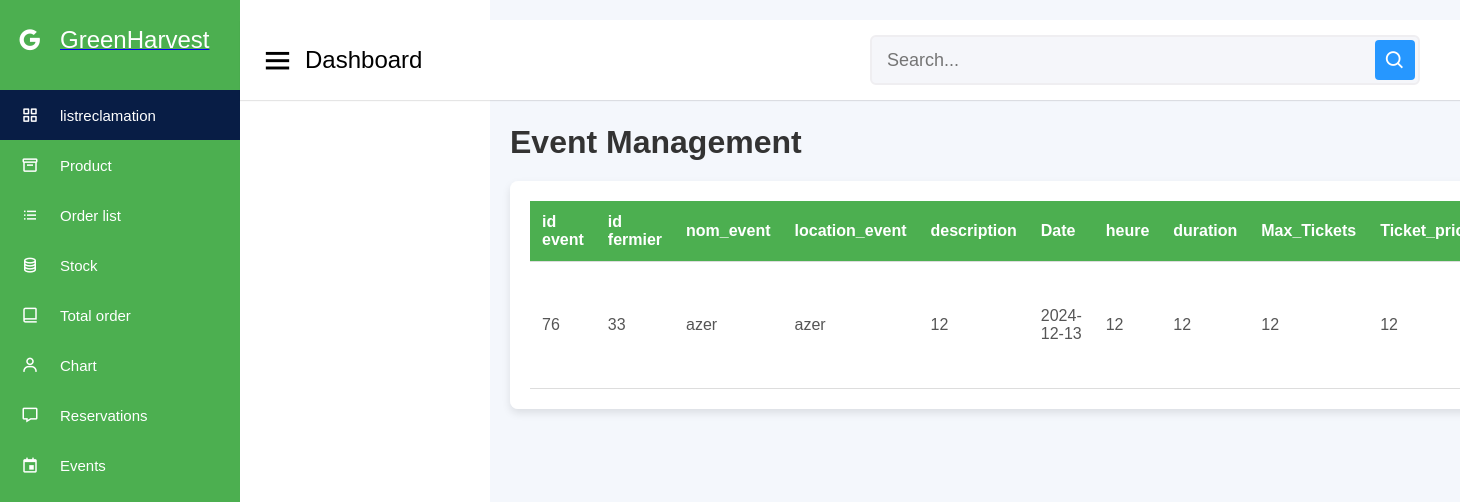
Page /view/backoff/eventlist.php on the earlier database version.
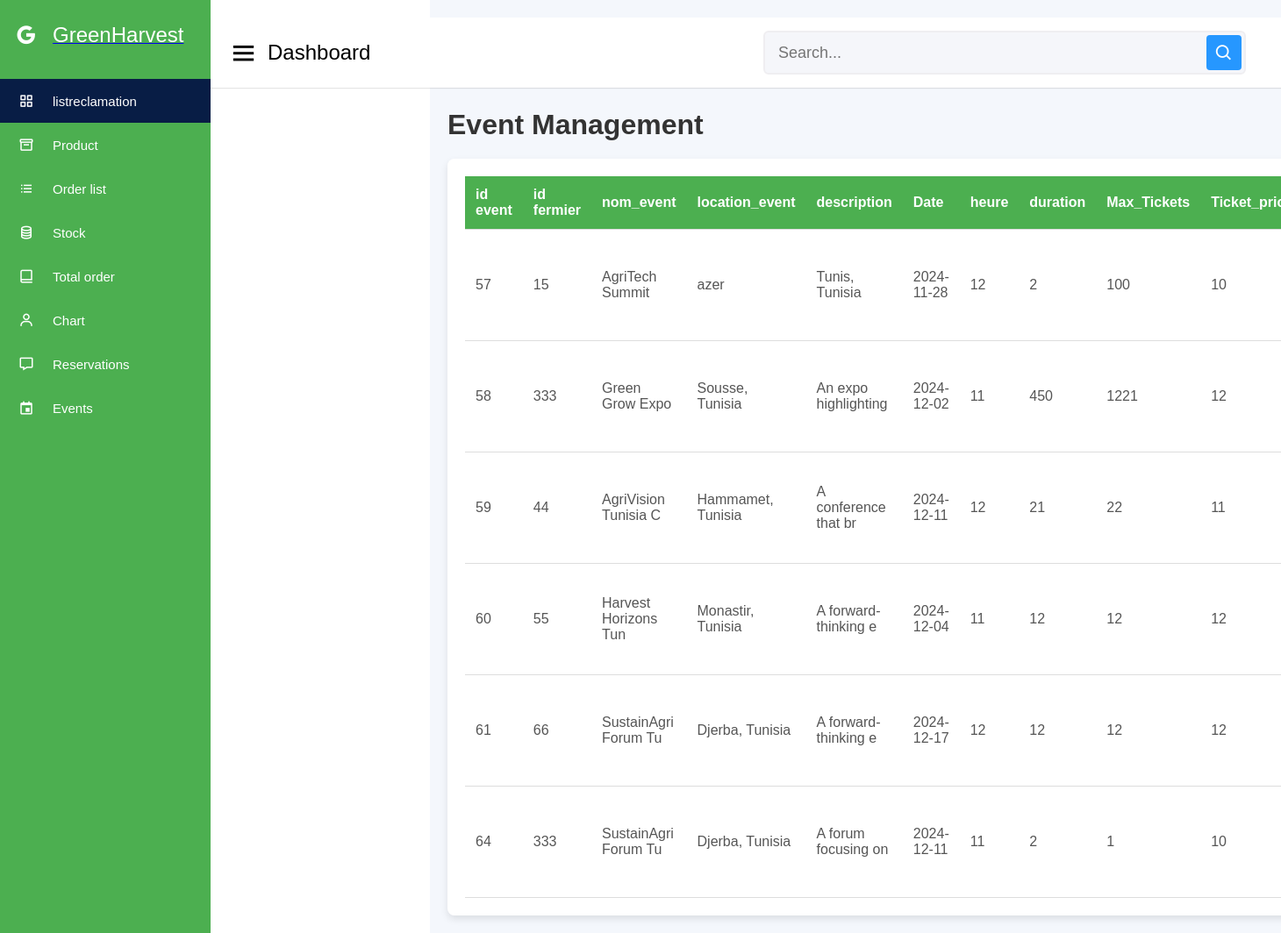
Same page on the later database version.
### tables this page shows
CREATE TABLE `event` (
  `id_event` int(11) NOT NULL,
  `id_fermier` int(11) NOT NULL,
  `nom_event` varchar(20) NOT NULL,
  `location_event` varchar(20) NOT NULL,
  `describtion` varchar(20) NOT NULL,
  `Date` date NOT NULL,
  `heure` varchar(10) NOT NULL,
  `duration` varchar(10) NOT NULL,
  `Max_Tickets` int(11) NOT NULL,
  `Ticket_price` float NOT NULL,
  `Status` tinyint(1) NOT NULL,
  `image_url` varchar(255) DEFAULT NULL
);

### Controller/eventC.php (called while the page is built, shortened)
<?php
class eventController {
    public function listevent() {
        $sql = "SELECT * FROM event";
        $db = config::getConnexion();
        try {
            $liste = $db->query($sql);
            return $liste;
        } catch (Exception $e) {
            die('Error: ' . $e->getMessage());
        }
    }
}

### view/backoff/eventlist.php (the view, shortened to what this page needs)
<!DOCTYPE html>
<html lang="en" dir="ltr">
  <head>
    <link rel="stylesheet" href="dash.css" />
    <link
      href="https://unpkg.com/boxicons@2.0.7/css/boxicons.min.css"
      rel="stylesheet"
    />
  </head>
  <body>
    <div class="sidebar">
      <div class="logo-details">
        <i class="bx bxl-google"></i>
        <a href="../frontoff/home.html" class="logo-link">
          <span class="logo_name">GreenHarvest</span>
        </a>
      </div>
      <ul class="nav-links">
        <li>
        <a href="listreclamation.php" class="active">
            <i class="bx bx-grid-alt"></i>
            <span class="links_name">listreclamation</span>
          </a>
        </li>
        <li>
          <a href="#">
            <i class="bx bx-box"></i>
            <span class="links_name">Product</span>
          </a>
        </li>
        <li>
          <a href="#">
            <i class="bx bx-list-ul"></i>
            <span class="links_name">Order list</span>
          </a>
        </li>
        <li>
          <a href="#">
            <i class="bx bx-coin-stack"></i>
            <span class="links_name">Stock</span>
          </a>
        </li>
        <li>
          <a href="#">
            <i class="bx bx-book-alt"></i>
            <span class="links_name">Total order</span>
          </a>
        </li>
        <li>
          <a href="chart.php">
            <i class="bx bx-user"></i>
            <span class="links_name">Chart</span>
          </a>
        </li>
        <li>
          <a href="reser.php">
            <i class="bx bx-message"></i>
            <span class="links_name">Reservations</span>
          </a>
        </li>
        <li>
          <a href="eventlist.php">
            <i class="bx bx-calendar-event"></i>
            <span class="links_name">Events</span>
          </a>
        </li>
      </ul>
    </div>
    <section class="home-section">
      <nav>
        <div class="sidebar-button">
          <i class="bx bx-menu sidebarBtn"></i>
          <span class="dashboard">Dashboard</span>
        </div>
        <div class="search-box">
          <input type="text" placeholder="Search..." />
          <i class="bx bx-search"></i>
        </div>
      </nav>
      <div class="home-content">
        <h1>Event Management</h1>
        <div class="table-container">
          <table>
            <thead>
              <tr>
                <th>id event</th>
                <th>id fermier</th>
                <th>nom_event</th>
                <th>location_event</th>
                <th>description</th>
                <th>Date</th>
                <th>heure</th>
                <th>duration</th>
                <th>Max_Tickets</th>
                <th>Ticket_price</th>
              </tr>
            </thead>
            <tbody>
              <?php
              include '../../Controller/eventC.php';
              $eventC = new eventController();
              $list = $eventC->listevent();
              foreach ($list as $event) {
              ?>
                <tr>
                  <td><?= $event['id_event']; ?></td>
                  <td><?= $event['id_fermier']; ?></td>
                  <td><?= $event['nom_event']; ?></td>
                  <td><?= $event['location_event']; ?></td>
                  <td><?= $event['describtion']; ?></td>
                  <td><?= $event['Date']; ?></td>
                  <td><?= $event['heure']; ?></td>
                  <td><?= $event['duration']; ?></td>
                  <td><?= $event['Max_Tickets']; ?></td>
                  <td><?= $event['Ticket_price']; ?></td>
                </tr>
              <?php } ?>
            </tbody>
          </table>
        </div>
      </div>
    </section>
  </body>
</html>

### view/backoff/dash.css (style rules this page uses)
* { margin: 0; padding: 0; box-sizing: border-box; font-family: 'Poppins', sans-serif; }
.sidebar { position: fixed; height: 100%; width: 240px; background: #4caf50;; transition: all 0.5s ease; }
.sidebar .logo-details { height: 80px; display: flex; align-items: center; }
.sidebar .logo-details i { font-size: 28px; font-weight: 500; color: #fff; min-width: 60px; text-align: center }
.sidebar .logo-details .logo_name { color: #fff; font-size: 24px; font-weight: 500; }
.sidebar .nav-links { margin-top: 10px; }
.sidebar .nav-links li { position: relative; list-style: none; height: 50px; }
.sidebar .nav-links li a { height: 100%; width: 100%; display: flex; align-items: center; text-decoration: none; transition: all 0.4s ease; }
.sidebar .nav-links li a.active { background: #081D45; }
.sidebar .nav-links li i { min-width: 60px; text-align: center; font-size: 18px; color: #fff; }
.sidebar .nav-links li a .links_name { color: #fff; font-size: 15px; font-weight: 400; white-space: nowrap; }
.home-section { position: relative; background: #f5f5f5; min-height: 100vh; width: calc(100% - 240px); left: 240px; transition: all 0.5s ease; }
.home-section nav { display: flex; justify-content: space-between; height: 80px; background: #fff; display: flex; align-items: center; position: fixed; width: calc(100% - 240px); left: 240px; z-index: 100; padding: 0 20px; box-shadow: 0 1px 1px rgba(0, 0, 0, 0.1); transition: all 0.5s ease; }
.home-section nav .sidebar-button { display: flex; align-items: center; font-size: 24px; font-weight: 500; }
nav .sidebar-button i { font-size: 35px; margin-right: 10px; }
.home-section nav .search-box { position: relative; height: 50px; max-width: 550px; width: 100%; margin: 0 20px; }
nav .search-box input { height: 100%; width: 100%; outline: none; background: #F5F6FA; border: 2px solid #EFEEF1; border-radius: 6px; font-size: 18px; padding: 0 15px; }
nav .search-box .bx-search { position: absolute; height: 40px; width: 40px; background: #2697FF; right: 5px; top: 50%; transform: translateY(-50%); border-radius: 4px; line-height: 40px; text-align: center; color: #fff; font-size: 22px; transition: all 0.4 ease; }
.home-section .home-content { position: relative; padding-top: 104px; }

### view/backoff/eventlist.php (style rules this page uses)
* { margin: 0; padding: 0; box-sizing: border-box; font-family: Arial, sans-serif; }
.home-section { margin-left: 250px; padding: 20px; background-color: #f4f7fc; }
.home-content h1 { font-size: 32px; margin-bottom: 20px; color: #333; }
.table-container { width: 100%; overflow-x: auto; background-color: white; border-radius: 8px; box-shadow: 0 4px 8px rgba(0, 0, 0, 0.1); padding: 20px; }
table { width: 100%; border-collapse: collapse; }
th, td { padding: 12px; text-align: left; border-bottom: 1px solid #ddd; }
th { background-color: #4caf50; color: white; font-weight: bold; }
td { color: #555; }

Differences in the rows shown:
removed event: id_event "76", id_fermier "33", nom_event "azer", location_event "azer", describtion "12", Date "2024-12-13", heure "12", duration "12", Max_Tickets "12", Ticket_price "12"
added event: id_event "57", id_fermier "15", nom_event "AgriTech Summit", location_event "azer", describtion "Tunis, Tunisia", Date "2024-11-28", heure "12", duration "2", Max_Tickets "100", Ticket_price "10"
added event: id_event "58", id_fermier "333", nom_event "Green Grow Expo", location_event "Sousse, Tunisia", describtion "An expo highlighting", Date "2024-12-02", heure "11", duration "450", Max_Tickets "1221", Ticket_price "12"
added event: id_event "59", id_fermier "44", nom_event "AgriVision Tunisia C", location_event "Hammamet, Tunisia", describtion "A conference that br", Date "2024-12-11", heure "12", duration "21", Max_Tickets "22", Ticket_price "11"
added event: id_event "60", id_fermier "55", nom_event "Harvest Horizons Tun", location_event "Monastir, Tunisia", describtion "A forward-thinking e", Date "2024-12-04", heure "11", duration "12", Max_Tickets "12", Ticket_price "12"
added event: id_event "61", id_fermier "66", nom_event "SustainAgri Forum Tu", location_event "Djerba, Tunisia", describtion "A forward-thinking e", Date "2024-12-17", heure "12", duration "12", Max_Tickets "12", Ticket_price "12"
added event: id_event "64", id_fermier "333", nom_event "SustainAgri Forum Tu", location_event "Djerba, Tunisia", describtion "A forum focusing on", Date "2024-12-11", heure "11", duration "2", Max_Tickets "1", Ticket_price "10"
